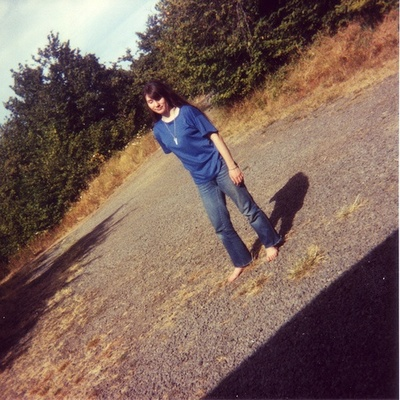
#> input picture darknet_copy/tensortest/2007_000027.jpg, 400 x 400 px, found by its file name
$ python picture.py
#> lines starting #> are read from the running program, lines starting #| are printed output that depends on the picture

from PIL import Image
import numpy as np
# import scipy
import matplotlib.pyplot as plt
filename='/Users/yawensun/darknet/tensortest/2007_000027.jpg'
def ImageToMatrix(filename):
    # 读取图片
    im = Image.open(filename)
#> im is the input picture: PIL image 400x400 RGB; mean R, G, B 124.2, 99.3, 89.8
    # 显示图片
    #     im.show()
    width,height = im.size
#> width = 400; height = 400
    im = im.convert("L")
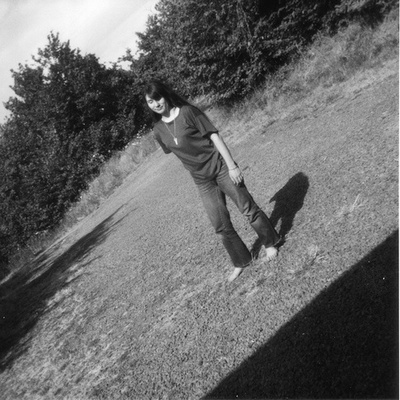
#> im: PIL image 400x400 L; min 7, max 253, mean 105.6
    data = im.getdata()
    data = np.matrix(data,dtype='float')
    #new_data = np.reshape(data,(width,height))
    new_data = np.reshape(data,(height,width))
#> (printed output is left out)
    return new_data
#     new_im = Image.fromarray(new_data)
#     # 显示图片
#     new_im.show()
def MatrixToImage(data):
    data = data*255
    new_im = Image.fromarray(data.astype(np.uint8))
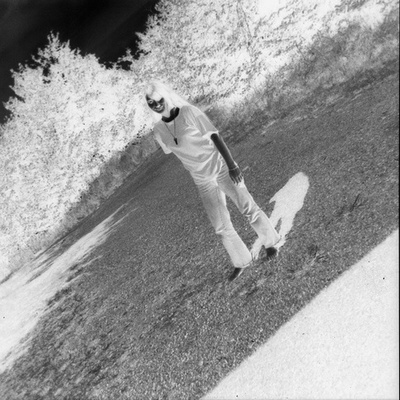
#> new_im: PIL image 400x400 L; min 3, max 249, mean 150.4
    return new_im


data = ImageToMatrix(filename)
print (data)
new_im = MatrixToImage(data)
plt.imshow(data, cmap=plt.cm.gray, interpolation='nearest')
new_im.show()
new_im.save('lena_1.bmp')

fout = open("main.txt",'w')  # 打开输出文件
for i in range(len(data)):
    fout.write(str(data[i]))
    fout.write('\n')
fout.close()  # 最后关闭文件

$ run again, with darknet_copy/tensortest/2007_004291.jpg copied over darknet_copy/tensortest/2007_000027.jpg
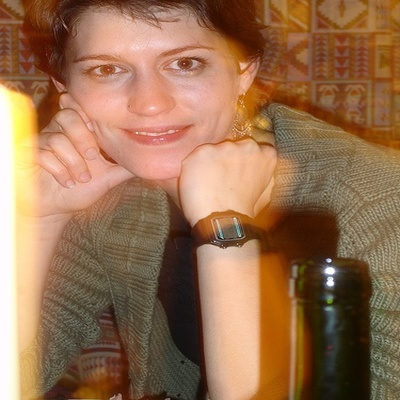
#> input picture darknet_copy/tensortest/2007_004291.jpg, 400 x 400 px, found by its file name
#> in ImageToMatrix, im is the input picture: PIL image 400x400 RGB; mean R, G, B 151.7, 112.1, 81
#> in ImageToMatrix, `im = im.convert("L")`:
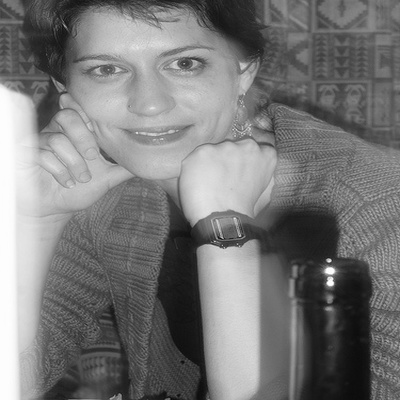
#> im: PIL image 400x400 L; min 6, max 255, mean 120.4
#> (printed output is left out)
#> in MatrixToImage, `new_im = Image.fromarray(data.astype(np.uint8))`:
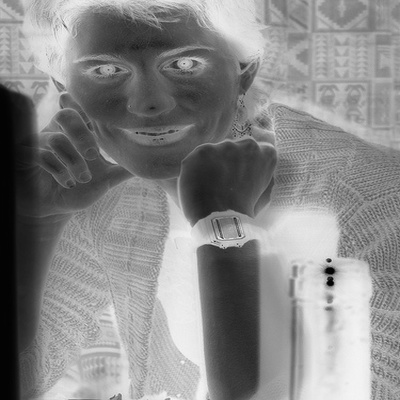
#> new_im: PIL image 400x400 L; min 1, max 250, mean 135.6
